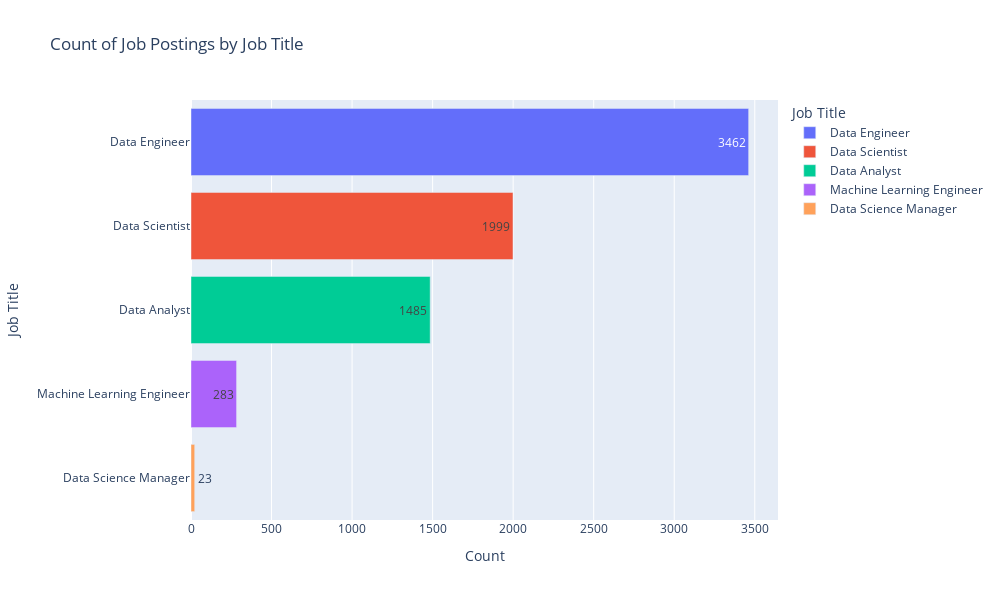

Write notebook code for a chart like this one.
### Markdown cell above
#### Job Postings

### Code cell
# Counts of the different job titles compared to each other

Job_postings_count = Job_postings['Job Title'].value_counts().reset_index()
Job_postings_count.columns = ['Job Title', 'Count']

fig = px.bar(
    Job_postings_count, 
    y='Job Title', 
    x='Count', 
    title='Count of Job Postings by Job Title', 
    color = 'Job Title',
    orientation='h', 
    labels={'Job Title': 'Job Title', 'Count': 'Count'},
    text='Count'
)

fig.update_layout(
    yaxis={'categoryorder': 'total ascending'}, 
    xaxis_title='Count',
    yaxis_title='Job Title',
    width = 1000,
    height = 600
)

fig.show()

### Figure 1 — Plotly figure (JSON) as saved in the notebook; plotly's stock layout.template omitted (floating-point values rounded to 4 significant figures)
{"data": [{"alignmentgroup": "True", "hovertemplate": "Job Title=%{y}<br>Count=%{text}<extra></extra>", "legendgroup": "Data Engineer", "marker": {"color": "#636efa", "pattern": {"shape": ""}}, "name": "Data Engineer", "offsetgroup": "Data Engineer", "orientation": "h", "showlegend": true, "text": [3462], "textposition": "auto", "type": "bar", "x": [3462], "xaxis": "x", "y": ["Data Engineer"], "yaxis": "y"}, {"alignmentgroup": "True", "hovertemplate": "Job Title=%{y}<br>Count=%{text}<extra></extra>", "legendgroup": "Data Scientist", "marker": {"color": "#EF553B", "pattern": {"shape": ""}}, "name": "Data Scientist", "offsetgroup": "Data Scientist", "orientation": "h", "showlegend": true, "text": [1999], "textposition": "auto", "type": "bar", "x": [1999], "xaxis": "x", "y": ["Data Scientist"], "yaxis": "y"}, {"alignmentgroup": "True", "hovertemplate": "Job Title=%{y}<br>Count=%{text}<extra></extra>", "legendgroup": "Data Analyst", "marker": {"color": "#00cc96", "pattern": {"shape": ""}}, "name": "Data Analyst", "offsetgroup": "Data Analyst", "orientation": "h", "showlegend": true, "text": [1485], "textposition": "auto", "type": "bar", "x": [1485], "xaxis": "x", "y": ["Data Analyst"], "yaxis": "y"}, {"alignmentgroup": "True", "hovertemplate": "Job Title=%{y}<br>Count=%{text}<extra></extra>", "legendgroup": "Machine Learning Engineer", "marker": {"color": "#ab63fa", "pattern": {"shape": ""}}, "name": "Machine Learning Engineer", "offsetgroup": "Machine Learning Engineer", "orientation": "h", "showlegend": true, "text": [283], "textposition": "auto", "type": "bar", "x": [283], "xaxis": "x", "y": ["Machine Learning Engineer"], "yaxis": "y"}, {"alignmentgroup": "True", "hovertemplate": "Job Title=%{y}<br>Count=%{text}<extra></extra>", "legendgroup": "Data Science Manager", "marker": {"color": "#FFA15A", "pattern": {"shape": ""}}, "name": "Data Science Manager", "offsetgroup": "Data Science Manager", "orientation": "h", "showlegend": true, "text": [23], "textposition": "auto", "type": "bar", "x": [23], "xaxis": "x", "y": ["Data Science Manager"], "yaxis": "y"}], "layout": {"barmode": "relative", "height": 600, "legend": {"title": {"text": "Job Title"}, "tracegroupgap": 0}, "title": {"text": "Count of Job Postings by Job Title"}, "width": 1000, "xaxis": {"anchor": "y", "domain": [0, 1], "title": {"text": "Count"}}, "yaxis": {"anchor": "x", "categoryarray": ["Data Science Manager", "Machine Learning Engineer", "Data Analyst", "Data Scientist", "Data Engineer"], "categoryorder": "total ascending", "domain": [0, 1], "title": {"text": "Job Title"}}}}
